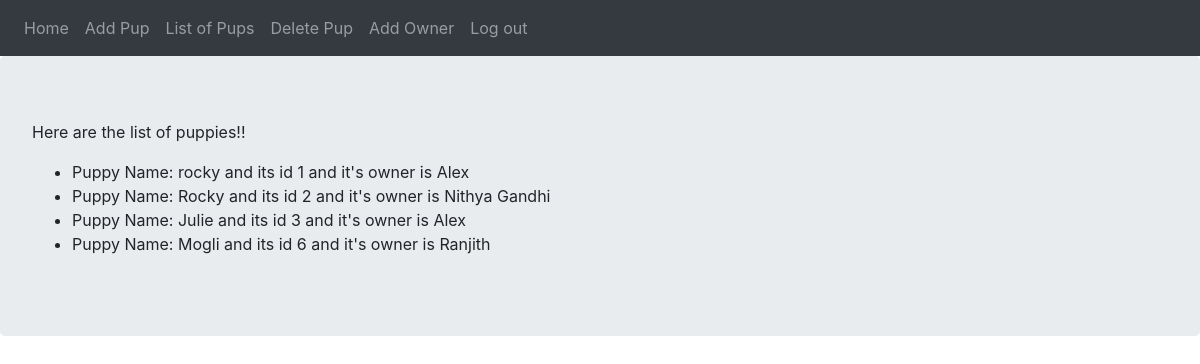
The app's page /puppies/listpup (signed in) with its own data.
### puppyadoption/puppies/models.py (models this page shows, shortened)
class Puppy(db.Model):
    __tablename__ = "pup"
    id = db.Column(db.Integer,primary_key=True)
    name = db.Column(db.Text)
    owner = db.relationship('Owner',backref='Puppy',uselist=False)
    def __repr__(self):
        if self.owner:
            return f"Puppy Name: {self.name} and its id {self.id} and it's owner is {self.owner.Owner_name}"
        else:
            return f"Puppy Name: {self.name} and its id {self.id} and it has no owner yet"

### puppyadoption/owners/models.py (models this page shows, shortened)
class Owner(db.Model) :
    __tablename__ = "owner"
    id = db.Column(db.Integer,primary_key=True)
    Owner_name = db.Column(db.Text)
    puppy_id = db.Column(db.Integer,db.ForeignKey('pup.id'))

### puppyadoption/puppies/views.py (the view)
@puppies_blueprint.route('/listpup')
@login_required
def listpup():
    puppies = Puppy.query.all()
    return render_template("listpup.html",puppies=puppies)

### puppyadoption/users/models.py (called while the page is built)
@login_manager.user_loader
def load_user(userid):
    return User.query.get(userid)

### puppyadoption/puppies/templates/puppies/listpup.html (shortened to what this page needs)
{% extends "base.html" %}
{% block content %}
<div class="jumbotron">
    <p>Here are the list of puppies!!</p>
    <ul>
    {% for puppy in puppies %}
    <li>{{ puppy }}</li>
    {% endfor %}
    </ul>
</div>
{% endblock %}

### puppyadoption/templates/base.html (shortened to what this page needs)
<!DOCTYPE html>
<html lang="en">
<head>
    <link rel="stylesheet" href="https://stackpath.bootstrapcdn.com/bootstrap/4.4.1/css/bootstrap.min.css">
</head>
<body>
<nav class="navbar navbar-expand-lg navbar-dark bg-dark">
    <div class="navbar-nav">
  <a class="nav-item nav-link" href="{{url_for('index')}}">Home</a>
         {% if current_user.is_authenticated %}
    <a class="nav-item nav-link" href="{{url_for('puppies.addpup')}}">Add Pup</a>
    <a class="nav-item nav-link" href="{{url_for('puppies.listpup')}}">List of Pups</a>
    <a class="nav-item nav-link" href="{{url_for('puppies.delpup')}}">Delete Pup</a>
    <a class="nav-item nav-link" href="{{url_for('owners.ownpup')}}">Add Owner</a>
        <a class="nav-item nav-link" href="{{url_for('logout')}}">Log out</a>
    {% else %}
    <a class="nav-item nav-link" href="{{url_for('login')}}">Log in</a>
    <a class="nav-item nav-link" href="{{url_for('register')}}">Register Here</a>
    </div>
    {% endif %}
</nav>
{% block content%}
{% endblock %}
</body>
</html>

### records on screen
Puppy: name+id "Puppy Name: rocky and its id 1 and it's owner is Alex"
Puppy: name+id "Puppy Name: Rocky and its id 2 and it's owner is Nithya Gandhi"
Puppy: name+id "Puppy Name: Julie and its id 3 and it's owner is Alex"
Puppy: name+id "Puppy Name: Mogli and its id 6 and it's owner is Ranjith"
